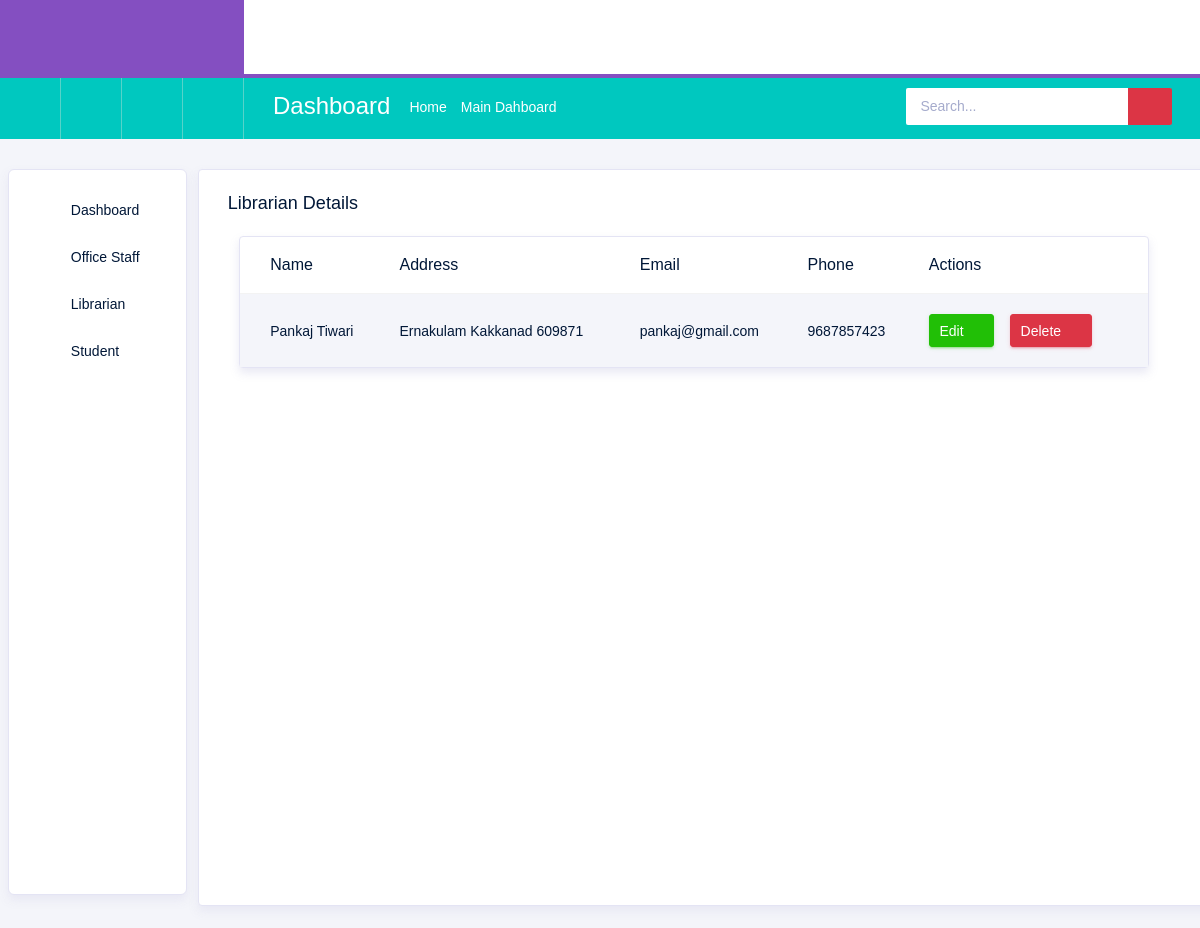
The page /Backend/librarian/manage/ on the database its author committed.
### Backend/models.py (models this page shows)
class LibrarianDb(models.Model):
    First_Name = models.CharField(max_length=100, null=True, blank=True)
    Last_Name = models.CharField(max_length=100, null=True, blank=True)
    Place = models.CharField(max_length=100, null=True, blank=True)
    Post = models.CharField(max_length=100, null=True, blank=True)
    Pin = models.IntegerField(null=True, blank=True)
    Email = models.CharField(max_length=100)
    Phone = models.IntegerField(null=True, blank=True)
    UserNaMe = models.CharField(max_length=100, null=True, blank=True)
    PassWoRd = models.CharField(max_length=100, null=True, blank=True)

### Backend/views.py (the view)
# urls.py: path('librarian/manage/', views.LibrarianListView.as_view(), name='manage_librarian'),
class LibrarianListView(ListView):
    model = LibrarianDb
    template_name = 'admin/Add and Manage Librarian.html'
    context_object_name = 'off'

### Backend/templates/admin/Add and Manage Librarian.html (shortened to what this page needs)
{% extends 'adminindex.html' %}
{% block content %}
<div class="col-12 grid-margin stretch-card">
  <div class="card">
    <div class="card-body">
      <h4 class="card-title">Librarian Details</h4>
      <div class="col-md-10">
        <div class="card">
          <div class="table-responsive pt-6">
            <table class="table table-striped project-orders-table">
              <thead>
                <tr>
                  <th>Name</th>
                  <th>Address</th>
                  <th>Email</th>
                  <th>Phone</th>
                  <th>Actions</th>
                </tr>
              </thead>
              <tbody>
                {% for d in off %}
                  <tr>
                    <td>{{ d.First_Name }} {{ d.Last_Name }}</td>
                    <td>{{ d.Place }} {{ d.Post }} {{ d.Pin }}</td>
                    <td>{{ d.Email }}</td>
                    <td>{{ d.Phone }}</td>
                    <td>
                      <div class="d-flex align-items-center">
                        <a href="{% url 'edit_librarian' d.id %}" class="btn btn-success btn-sm btn-icon-text mr-3">
                          Edit
                          <i class="typcn typcn-edit btn-icon-append"></i>
                        </a>
                        <form method="POST" action="{% url 'delete_librarian' d.id %}" onsubmit="return confirm('Are you sure you want to delete this librarian?');" class="mb-0">
                          <button type="submit" class="btn btn-danger btn-sm btn-icon-text">
                            Delete
                            <i class="typcn typcn-delete-outline btn-icon-append"></i>
                          </button>
                        </form>
                      </div>
                    </td>
                  </tr>
                {% endfor %}
              </tbody>
            </table>
          </div>
        </div>
      </div>
    </div>
  </div>
</div>
{% endblock %}

### rows shown on the page
LibrarianDb: First_Name "Pankaj", Last_Name "Tiwari", Place "Ernakulam", Post "Kakkanad", Pin "609871", Email "pankaj@gmail.com", Phone "9687857423"
